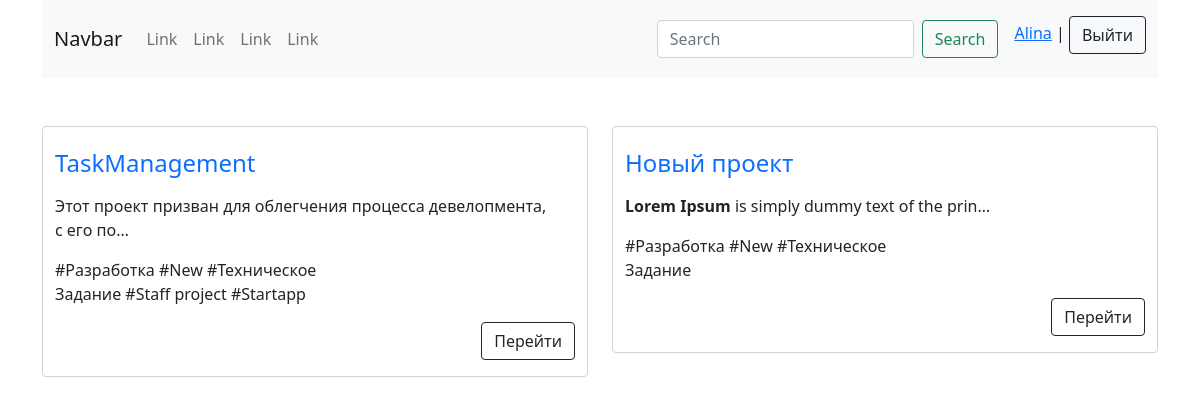
Page /Adel (signed in) on the committed database.
### mainapp/models.py (models this page shows, shortened)
class Project(models.Model):
    user = models.ForeignKey(User, on_delete=models.CASCADE, verbose_name='Пользователь')
    name = models.CharField(max_length=120, verbose_name='Название')
    slug = models.SlugField(unique=True)
    description = RichTextField(verbose_name='Описание')
    photo = models.ImageField(upload_to='photos/', null=True, blank=True, verbose_name='Фото')
    file = models.FileField(upload_to='files/', null=True, blank=True, verbose_name='Файлы')
    started = models.DateTimeField(auto_now_add=True, verbose_name='Начало')
    ended = models.DateTimeField(blank=True, null=True, verbose_name='Закончился')
    deadline = models.DateField(verbose_name='Дедлайн до')
    tags = models.ManyToManyField(Tag, verbose_name='Теги')
    class Meta:
        verbose_name = 'Проект'
        verbose_name_plural = 'Проекты'
    def get_absolute_url(self):
        return reverse('mainapp:proj_details', kwargs={'slug': self.slug})

class Tag(models.Model):
    tag = models.CharField(max_length=120)
    def __str__(self):
        return self.tag
    class Meta:
        verbose_name = 'Тег'
        verbose_name_plural = 'Теги'

### mainapp/views.py (the view)
# urls.py: path('<slug:slug>', UserProjectListView.as_view(), name='user_proj'),
class UserProjectListView(ListView):
    template_name = 'mainapp/index/user_project.html'
    model = User
    context_object_name = 'projects'
    def get_queryset(self):
        user = get_object_or_404(User, username=self.kwargs.get('slug'))
        projects = user.project_set.all()
        return projects

### templates/mainapp/index/user_project.html
{% extends 'mainapp/base.html' %}
{% block content %}
<div class="container">
    <div class="row">
        {% if projects %}
        {% for project in projects %}
        <div class="col-sm-6">
            <div class="form-control user-projects mt-5">
                <a style="text-decoration: none;" href="{{ project.get_absolute_url }}"><h4 class="mt-3">{{ project.name }}</h4></a>
                <p>{{ project.description|safe|truncatechars:70 }}</p>
                <p class="project-tags">{% for t in project.tags.all|slice:':5' %} #{{t}} {% endfor %}</p>
                <a class="btn btn-outline-dark float-end" href="{{ project.get_absolute_url }}">Перейти</a><br><br>
            </div>
        </div>
        {% endfor %}
        {% else %}
            <div class="text-center" style="margin-top: 300px;">
                <h1>Здесь пока ничего нет</h1>
            </div>
        {% endif %}
    </div>
</div>
{% endblock %}

### templates/mainapp/base.html (shortened to what this page needs)
{% load static %}
<!DOCTYPE html>
<html lang="en">
<head>
    <link rel="stylesheet" href="{% static 'css/style.css' %}">
    <link href="{% static 'fontawesomefree/css/fontawesome.css' %}" rel="stylesheet" type="text/css">
    <link href="{% static 'fontawesomefree/css/brands.css' %}" rel="stylesheet" type="text/css">
    <link href="{% static 'fontawesomefree/css/solid.css' %}" rel="stylesheet" type="text/css">
    <link href="https://cdn.jsdelivr.net/npm/bootstrap@5.0.2/dist/css/bootstrap.min.css" rel="stylesheet">
</head>
<body>
    {% block header %}
    <header>
        <div class="container">
            <nav class="navbar navbar-expand-lg navbar-light bg-light">
                <div class="container-fluid">
                  <a class="navbar-brand" href="{% url 'mainapp:main' %}">Navbar</a>
                  <div class="collapse navbar-collapse" id="navbarSupportedContent">
                    <ul class="navbar-nav me-auto mb-2 mb-lg-0">
                      <li class="nav-item">
                        <a class="nav-link" href="#">Link</a>
                      </li>
                      <li class="nav-item">
                        <a class="nav-link" href="#">Link</a>
                      </li>
                      <li class="nav-item">
                        <a class="nav-link" href="#">Link</a>
                      </li>
                      <li class="nav-item">
                        <a class="nav-link" href="#">Link</a>
                      </li>
                    </ul>
                    <form class="d-flex me-3">
                      <input class="form-control me-2" type="search" placeholder="Search" aria-label="Search">
                      <button class="btn btn-outline-success" type="submit">Search</button>
                    </form>
                    <p class="mt-2"><a href="{% url 'mainapp:user_proj' user.username %}">{{ user.username }}</a> | <a class="btn btn-outline-dark" href="{% url 'authentication:logout' %}">Выйти</a></p>
                  </div>
                </div>
              </nav>
        </div>
    </header>
    {% endblock %}
    {% block content %}{% endblock %}
</body>
</html>

### static/css/style.css (style rules this page uses)
.user-projects p { max-width: 500px; }
.user-projects .project-tags { max-width: 300px; }

### rows in the picture
Project: name "TaskManagement", description "Этот проект призван для облегчения процесса девелопмента, с его по…"
Tag: tag "Разработка"
Tag: tag "New"
Tag: tag "Техническое Задание"
Tag: tag "Staff project"
Tag: tag "Startapp"
Project: name "Новый проект", description "Lorem Ipsum is simply dummy text of the prin…"

### other values in the picture
{{ user.username }} "Alina"
